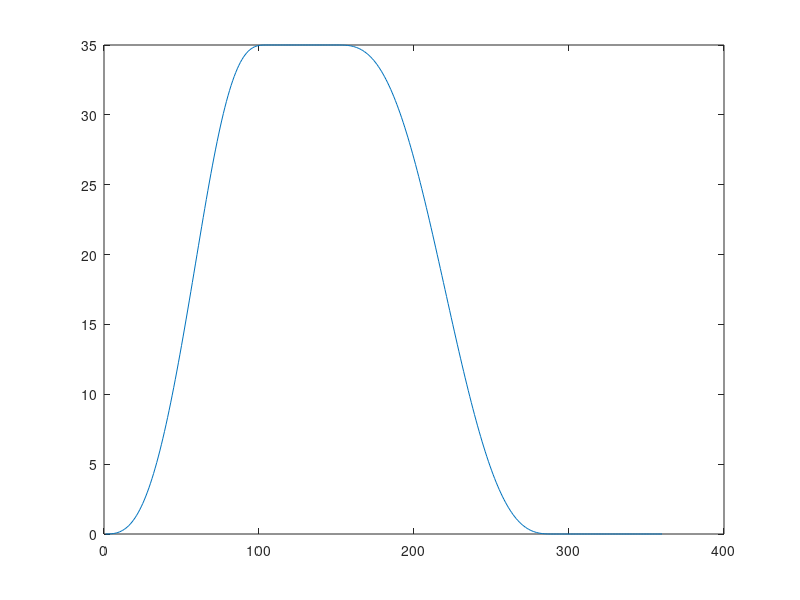

Reproduce this figure in MATLAB.
function S = hefwet
%returns a vector with the values of our hefwet (as defined in hefwet.mat) per degree


%init
theta = (1:1:360)';
S = zeros(size(theta));


%defining hefwet for each degree
for i = 1:60
    S(i) = 20*(theta(i)/60-1/pi*sin(pi*theta(i)/60)); %cycloid1
end
for i = 61:105
    S(i) = 20 + 15*(theta(i-60)/45+1/pi*sin(pi*theta(i-60)/45)); %cycloid2
end
for i = 106:150 
    S(i) = 35; %horizontal
end
for i = 151:290
    S(i) = 35*(1-theta(i-150)/140+1/(2*pi)*sin(2*pi*theta(i-150)/140)); %cycloid6
end


%some values calculated by this matlab code are smaller than zero with a very small absolute value. these are of course incorrect. we correct them to zero
S = abs(S);

figure
plot(theta,S)


end